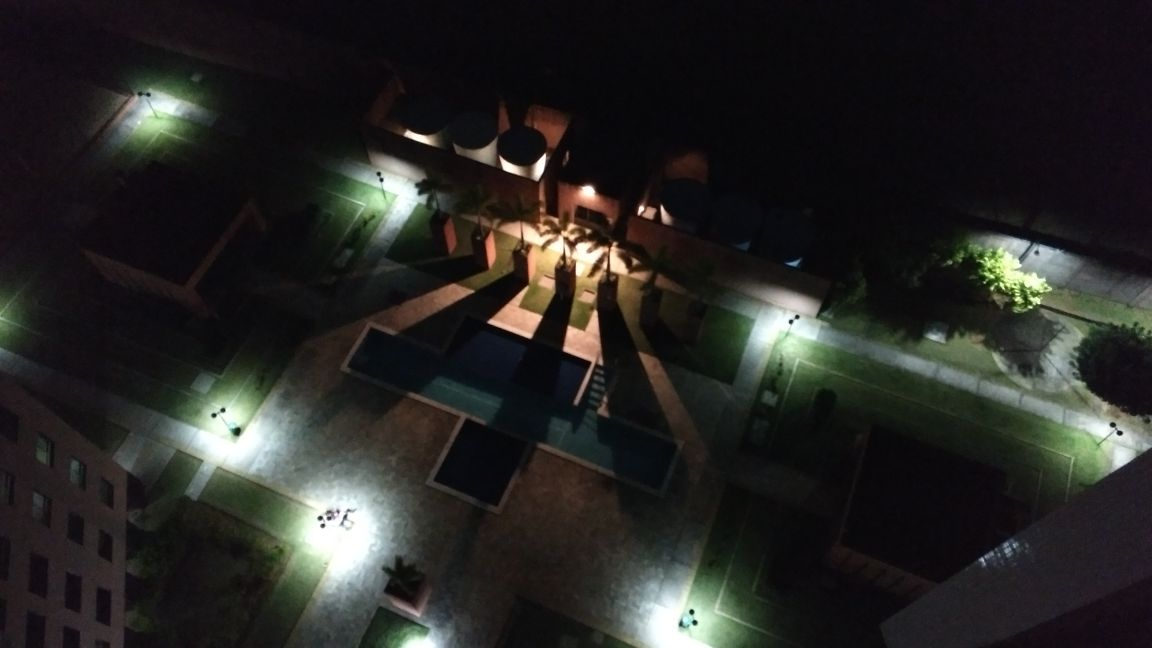
//> input picture PDI/Tiltshift/teste.jpeg, 1152 x 648 px
$ ./tiltshift teste.jpeg   (built with g++ and OpenCV 4)
//> lines starting //> are read from the running program, lines starting //| are printed output that depends on the picture; after the words box and inside, x2 and y2 are one past the last pixel; in counts of white or black regions, pixels touching at a corner belong together
#include <iostream>
#include <opencv2/opencv.hpp>
#include <cmath>

using namespace cv;
using namespace std;

double ARC;
double FD;
double PVC;
double alpha;

int sldrARC;
int sldrARCmax;
int sldrFD;
int sldrFDmax;
int sldrPVC;
int sldrPVCmax;

Mat img, borrada, tilt;

char TrackbarName[50];

//Função para borrar a ibagen
void borrar(){
  //Criação da mascara de borramento
  float gauss[] = {1,2,1,
		   2,4,2,
		   1,2,1};
  Mat mask(3,3,CV_32F);
  mask = Mat(3, 3, CV_32F, gauss);
  scaleAdd(mask, 1/16.0, Mat::zeros(3,3,CV_32F), mask);

  img.convertTo(borrada, CV_32F);

  filter2D(borrada, borrada, borrada.depth(), mask, Point(1,1), 0);
  filter2D(borrada, borrada, borrada.depth(), mask, Point(1,1), 0);
  filter2D(borrada, borrada, borrada.depth(), mask, Point(1,1), 0);
  filter2D(borrada, borrada, borrada.depth(), mask, Point(1,1), 0);
  filter2D(borrada, borrada, borrada.depth(), mask, Point(1,1), 0);
  filter2D(borrada, borrada, borrada.depth(), mask, Point(1,1), 0);
  filter2D(borrada, borrada, borrada.depth(), mask, Point(1,1), 0);

  borrada.convertTo(borrada, CV_8U);
}

void saida()
{
  double x_;

  for(int i = 0; i < img.rows; i++){
    //valor de X deslocado
    x_ = i - (PVC + ARC/2.0);
    //calculo do alpha
    alpha = 0.5 * (tanh((x_ + ARC/2)/FD) - tanh((x_ - ARC/2)/FD));
    for(int j = 0; j < img.cols; j++){
      //combinação das ibagens para imagem de saida
      tilt.at<Vec3b>(i, j) = alpha * img.at<Vec3b>(i, j) + (1-alpha)*borrada.at<Vec3b>(i, j);
    }
  }
}

//aumentar saturação da imagem
void aumentarSat(){
  Mat imghsv, hsv[3];
  cvtColor(tilt, imghsv, COLOR_BGR2HSV);
  split(imghsv, hsv);
  hsv[1] = hsv[1] * 1.8;
  merge(hsv, 3, imghsv);
  cvtColor(imghsv, tilt, COLOR_HSV2BGR);
}

//Alterar o slider da Posição Vertical do Centro
void alterarSldrPVC(int, void*){
  PVC = sldrPVC;
  saida();
  aumentarSat();
  imshow("Tiltshift", tilt);
}

//Alterar slider da Altura da Região central
void alterarSldrARC(int, void*){
  ARC = sldrARC;
  saida();
  aumentarSat();
  imshow("Tiltshift", tilt);
}

//Slider para alterar a Força de Decaimento
void alterarSldrFD(int, void*){
  FD = sldrFD;
  //Para evitar divião por 0 forçamos o minimo igual a 1
  if(FD == 0){
    FD = 1;
  }
  saida();
  aumentarSat();
  imshow("Tiltshift", tilt);
}


int main(int argc, char* argv[]){

//Leitura da imagem
  img = imread(argv[1], CV_LOAD_IMAGE_COLOR);
//> img is the input picture: 648 rows x 1152 cols, CV_8UC3; mean B, G, R 36.5, 38.8, 39.4

  if (!img.data){
    cout << "Imagem não foi aberta" << endl;
    return -2;
  }

  tilt = img.clone();

  //criação da janela e redimensionamento dela
  namedWindow("Tiltshift", WINDOW_NORMAL);
  resizeWindow("Tiltshift", 600,600);

  //Criar imagem borrada
  borrar();

  //inicializar os valores dos sliders
  sldrARC = 1;
  sldrFD = 1;
  sldrPVC = 1;

  //Definir o maximo de cada slider
  sldrARCmax = tilt.rows;
//> sldrARCmax = 648
  sldrPVCmax = tilt.rows;
//> sldrPVCmax = 648
  sldrFDmax = 100;

  //Criação dos sliders
  createTrackbar("Altura", "Tiltshift", &sldrARC, sldrARCmax, alterarSldrARC);
  alterarSldrARC(sldrARC, 0);
//> in aumentarSat, `cvtColor(tilt, imghsv, COLOR_BGR2HSV);`: imghsv: 648 rows x 1152 cols, CV_8UC3; mean H, S, V 91.7, 64.1, 43.2
//> in aumentarSat, `split(imghsv, hsv);`:
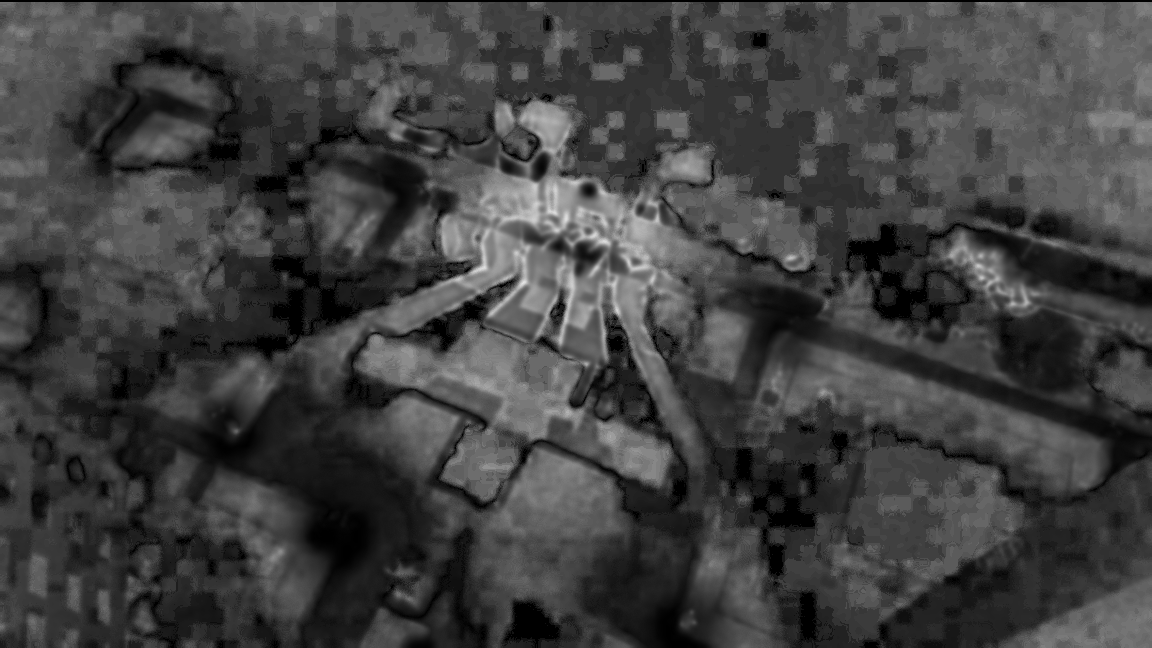
//> hsv[1]: 648 rows x 1152 cols, CV_8UC1; min 0, max 229, mean 64.1
//> in aumentarSat, `split(imghsv, hsv);`:
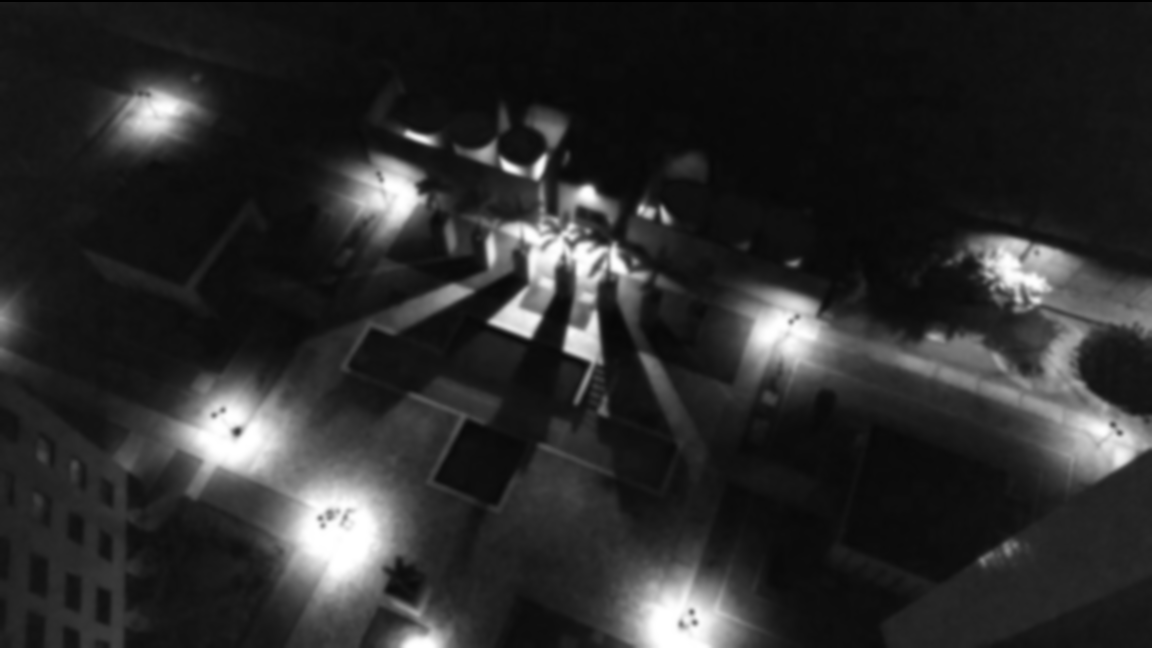
//> hsv[2]: 648 rows x 1152 cols, CV_8UC1; min 0, max 255, mean 43.2
//> in aumentarSat, `hsv[1] = hsv[1] * 1.8;`:
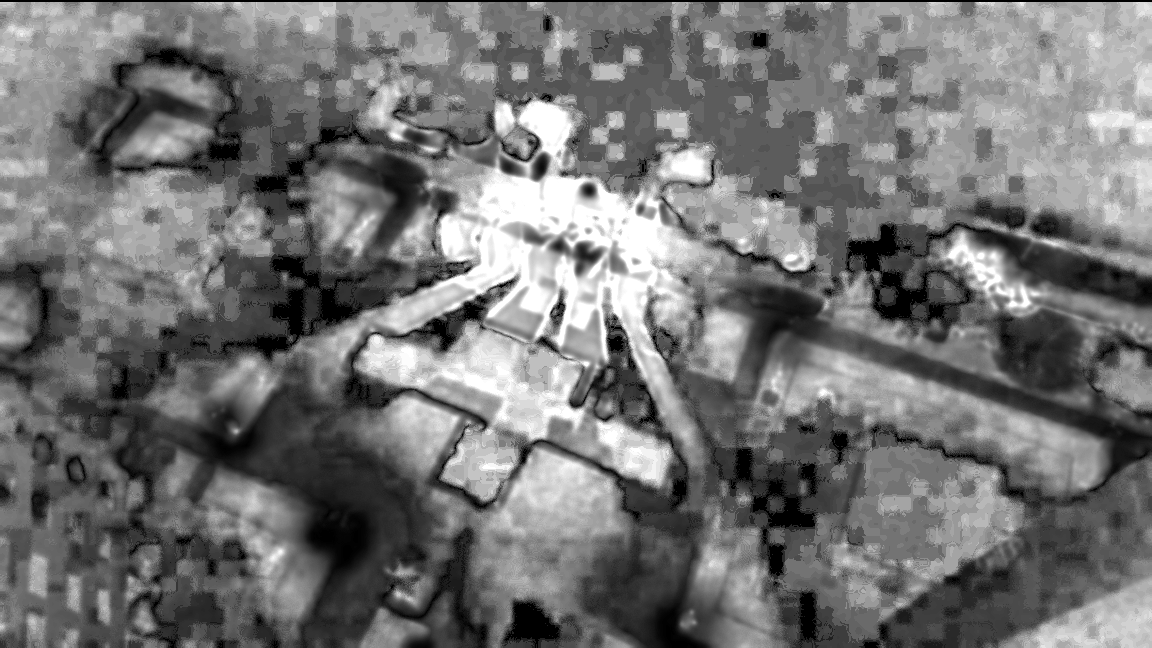
//> hsv[1]: 648 rows x 1152 cols, CV_8UC1; min 0, max 255, mean 114.7
//> in aumentarSat, `merge(hsv, 3, imghsv);`: imghsv: 648 rows x 1152 cols, CV_8UC3; mean H, S, V 91.7, 114.7, 43.2
//> in aumentarSat, `cvtColor(imghsv, tilt, COLOR_HSV2BGR);`:
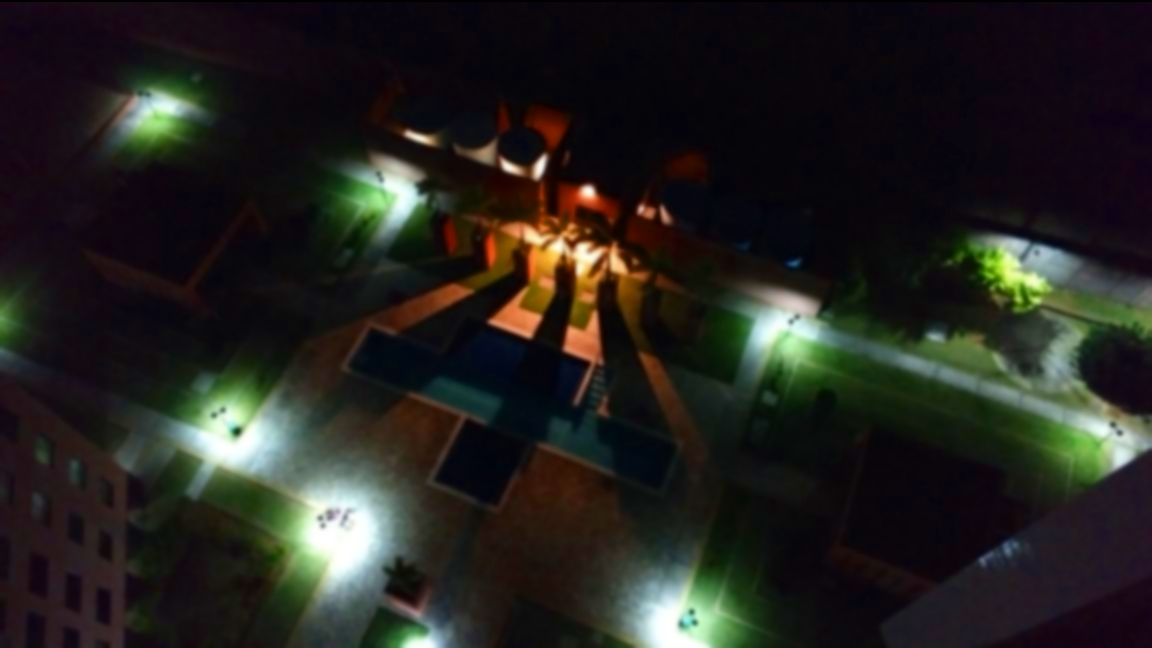
//> tilt: 648 rows x 1152 cols, CV_8UC3; mean B, G, R 31, 35.1, 36

  createTrackbar("Decaimento", "Tiltshift", &sldrFD, sldrFDmax, alterarSldrFD );
  alterarSldrFD(sldrFD, 0);
//> in aumentarSat (call 2), `cvtColor(tilt, imghsv, COLOR_BGR2HSV);`: imghsv: 648 rows x 1152 cols, CV_8UC3; mean H, S, V 92.2, 64.3, 43.2
//> in aumentarSat (call 2), `split(imghsv, hsv);`:
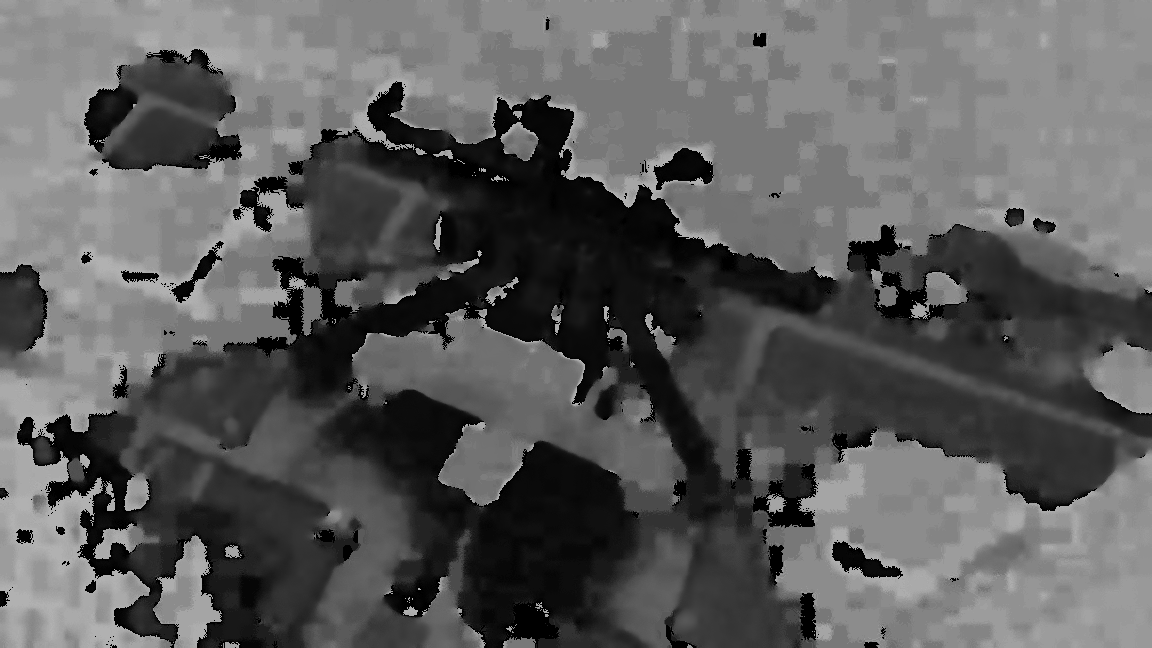
//> hsv[0]: 648 rows x 1152 cols, CV_8UC1; min 0, max 178, mean 92.2
//> in aumentarSat (call 2), `split(imghsv, hsv);`: hsv[2]: 648 rows x 1152 cols, CV_8UC1; 0.32% of pixels changed, all inside (x1, y1, x2, y2) = (0, 0, 1152, 3)
//> in aumentarSat (call 2), `merge(hsv, 3, imghsv);`: imghsv: 648 rows x 1152 cols, CV_8UC3; mean H, S, V 92.2, 115.2, 43.2

  createTrackbar( "Centro", "Tiltshift", &sldrPVC, sldrPVCmax, alterarSldrPVC );
  alterarSldrPVC(sldrPVC, 0);
//> in aumentarSat (call 3), `cvtColor(tilt, imghsv, COLOR_BGR2HSV);`: imghsv: 648 rows x 1152 cols, CV_8UC3; mean H, S, V 92.2, 64.3, 43.2
//> in aumentarSat (call 3), `split(imghsv, hsv);`: hsv[0]: 648 rows x 1152 cols, CV_8UC1; 0.09% of pixels changed, all inside (x1, y1, x2, y2) = (0, 0, 1152, 4)
//> in aumentarSat (call 3), `split(imghsv, hsv);`: hsv[2]: 648 rows x 1152 cols, CV_8UC1; min 7, max 255, mean 43.2
//> in aumentarSat (call 3), `merge(hsv, 3, imghsv);`: imghsv: 648 rows x 1152 cols, CV_8UC3; mean H, S, V 92.2, 115.1, 43.2

  //esperar a tecla esc para finalizar o programa
  while(1){
    if(waitKey(30) >= 0){
//> the Esc key is pressed
      break;
    }
  }

  //Imprimir imagem final
  imwrite("tiltshift.png", tilt);

  return 0;
}

$ run again, on PDI/Tiltshift/saida.png
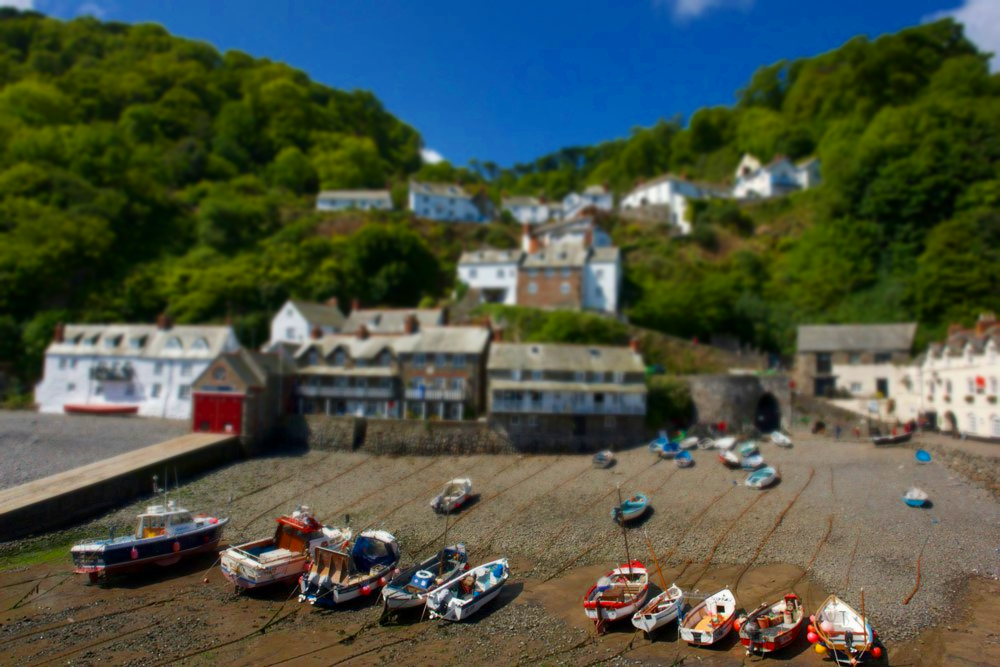
//> input picture PDI/Tiltshift/saida.png, 1000 x 667 px
//> img is the input picture: 667 rows x 1000 cols, CV_8UC3; mean B, G, R 68.4, 83.2, 74.7
//> in aumentarSat (call 2), `split(imghsv, hsv);`:
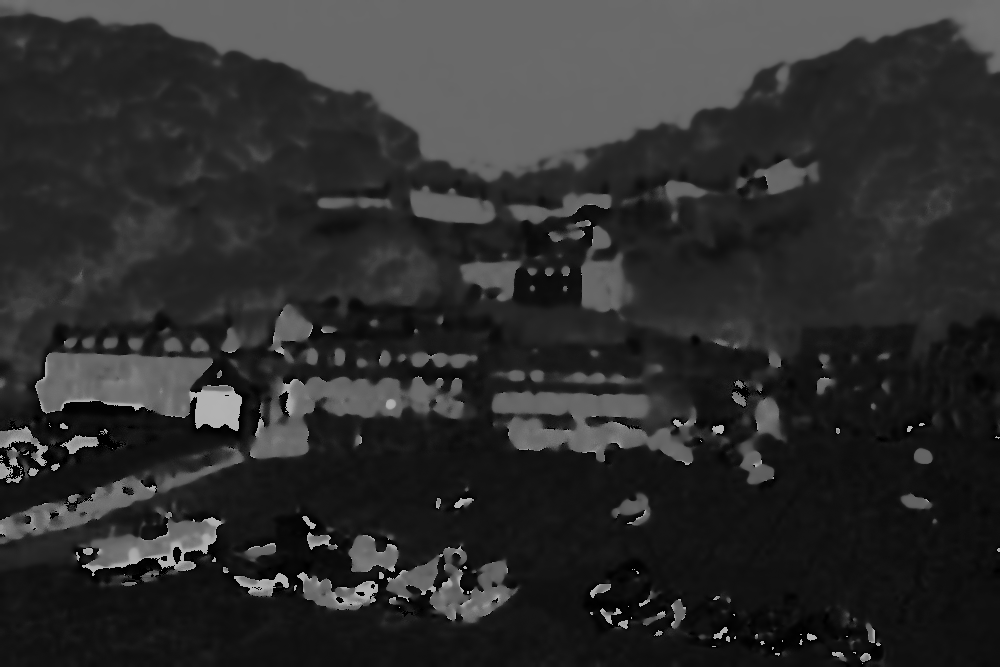
//> hsv[0]: 667 rows x 1000 cols, CV_8UC1; min 0, max 179, mean 46.1
//> in aumentarSat (call 2), `split(imghsv, hsv);`:
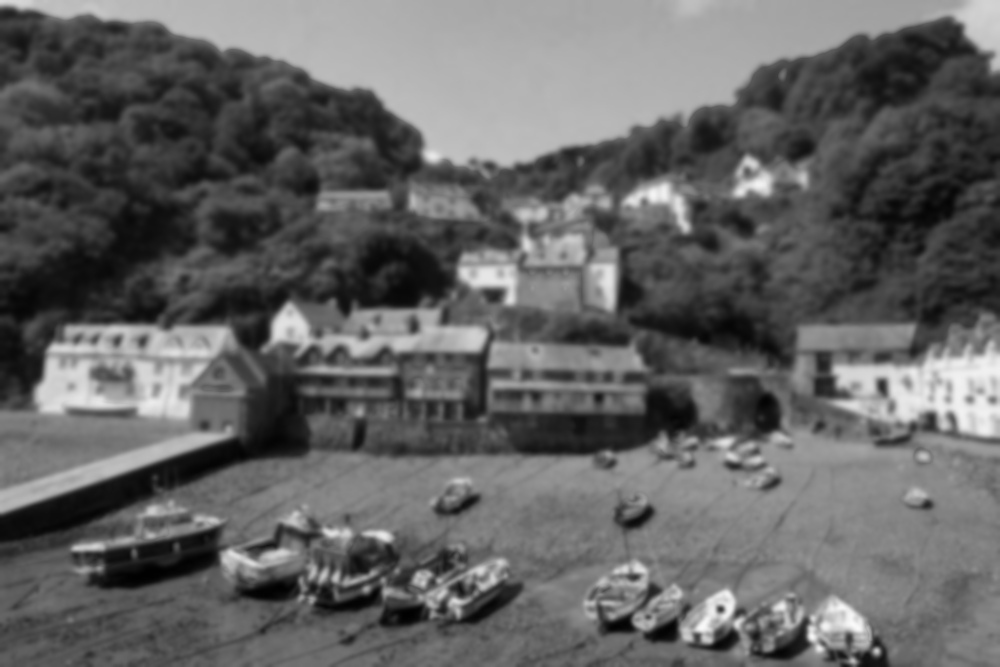
//> hsv[2]: 667 rows x 1000 cols, CV_8UC1; min 1, max 249, mean 99.7
